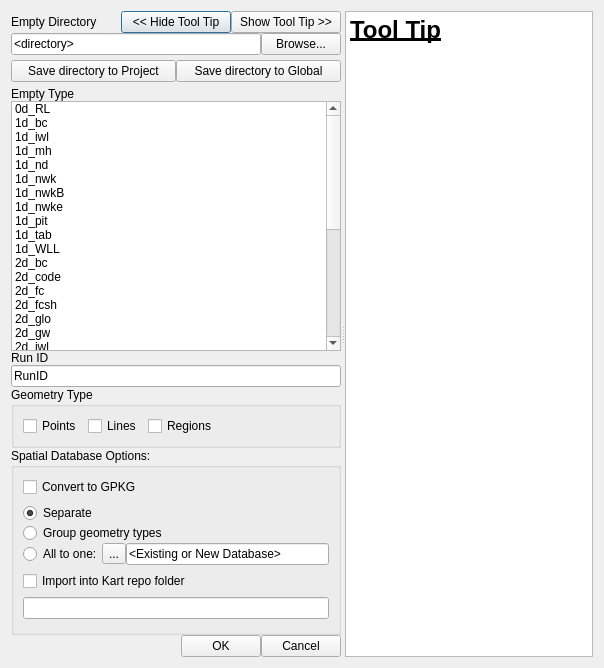
<?xml version="1.0" encoding="UTF-8"?>
<ui version="4.0">
 <class>tuflowqgis_import_empty</class>
 <widget class="QDialog" name="tuflowqgis_import_empty">
  <property name="geometry">
   <rect>
    <x>0</x>
    <y>0</y>
    <width>604</width>
    <height>668</height>
   </rect>
  </property>
  <property name="windowTitle">
   <string>Dialog</string>
  </property>
  <layout class="QVBoxLayout" name="verticalLayout_3">
   <item>
    <widget class="QSplitter" name="splitter">
     <property name="orientation">
      <enum>Qt::Horizontal</enum>
     </property>
     <widget class="QWidget" name="verticalLayoutWidget">
      <layout class="QVBoxLayout" name="verticalLayout">
       <property name="spacing">
        <number>0</number>
       </property>
       <item>
        <layout class="QHBoxLayout" name="horizontalLayout_17">
         <item>
          <widget class="QLabel" name="label1">
           <property name="text">
            <string>Empty Directory</string>
           </property>
          </widget>
         </item>
         <item>
          <widget class="QPushButton" name="pbHideToolTip">
           <property name="text">
            <string>&lt;&lt; Hide Tool Tip</string>
           </property>
          </widget>
         </item>
         <item>
          <widget class="QPushButton" name="pbShowToolTip">
           <property name="text">
            <string>Show Tool Tip &gt;&gt;</string>
           </property>
          </widget>
         </item>
        </layout>
       </item>
       <item>
        <layout class="QHBoxLayout" name="horizontalLayout">
         <item>
          <widget class="QLineEdit" name="emptydir">
           <property name="minimumSize">
            <size>
             <width>250</width>
             <height>0</height>
            </size>
           </property>
           <property name="text">
            <string>&lt;directory&gt;</string>
           </property>
           <property name="readOnly">
            <bool>false</bool>
           </property>
          </widget>
         </item>
         <item>
          <widget class="QPushButton" name="browsedir">
           <property name="text">
            <string>Browse...</string>
           </property>
          </widget>
         </item>
        </layout>
       </item>
       <item>
        <spacer name="verticalSpacer_2">
         <property name="orientation">
          <enum>Qt::Vertical</enum>
         </property>
         <property name="sizeType">
          <enum>QSizePolicy::Fixed</enum>
         </property>
         <property name="sizeHint" stdset="0">
          <size>
           <width>0</width>
           <height>5</height>
          </size>
         </property>
        </spacer>
       </item>
       <item>
        <layout class="QHBoxLayout" name="horizontalLayout_2">
         <item>
          <widget class="QPushButton" name="pbSaveToProject">
           <property name="text">
            <string>Save directory to Project</string>
           </property>
          </widget>
         </item>
         <item>
          <widget class="QPushButton" name="pbSaveToGlobal">
           <property name="text">
            <string>Save directory to Global</string>
           </property>
          </widget>
         </item>
        </layout>
       </item>
       <item>
        <spacer name="verticalSpacer_3">
         <property name="orientation">
          <enum>Qt::Vertical</enum>
         </property>
         <property name="sizeType">
          <enum>QSizePolicy::Fixed</enum>
         </property>
         <property name="sizeHint" stdset="0">
          <size>
           <width>0</width>
           <height>5</height>
          </size>
         </property>
        </spacer>
       </item>
       <item>
        <layout class="QHBoxLayout" name="horizontalLayout_3">
         <item>
          <widget class="QLabel" name="label2">
           <property name="text">
            <string>Empty Type</string>
           </property>
          </widget>
         </item>
        </layout>
       </item>
       <item>
        <layout class="QHBoxLayout" name="horizontalLayout_4">
         <item>
          <widget class="QListWidget" name="emptyType">
           <property name="minimumSize">
            <size>
             <width>0</width>
             <height>250</height>
            </size>
           </property>
           <property name="maximumSize">
            <size>
             <width>16777215</width>
             <height>16777215</height>
            </size>
           </property>
           <property name="baseSize">
            <size>
             <width>0</width>
             <height>0</height>
            </size>
           </property>
           <property name="selectionMode">
            <enum>QAbstractItemView::ExtendedSelection</enum>
           </property>
           <item>
            <property name="text">
             <string>0d_RL</string>
            </property>
           </item>
           <item>
            <property name="text">
             <string>1d_bc</string>
            </property>
           </item>
           <item>
            <property name="text">
             <string>1d_iwl</string>
            </property>
           </item>
           <item>
            <property name="text">
             <string>1d_mh</string>
            </property>
           </item>
           <item>
            <property name="text">
             <string>1d_nd</string>
            </property>
           </item>
           <item>
            <property name="text">
             <string>1d_nwk</string>
            </property>
           </item>
           <item>
            <property name="text">
             <string>1d_nwkB</string>
            </property>
           </item>
           <item>
            <property name="text">
             <string>1d_nwke</string>
            </property>
           </item>
           <item>
            <property name="text">
             <string>1d_pit</string>
            </property>
           </item>
           <item>
            <property name="text">
             <string>1d_tab</string>
            </property>
           </item>
           <item>
            <property name="text">
             <string>1d_WLL</string>
            </property>
           </item>
           <item>
            <property name="text">
             <string>2d_bc</string>
            </property>
           </item>
           <item>
            <property name="text">
             <string>2d_code</string>
            </property>
           </item>
           <item>
            <property name="text">
             <string>2d_fc</string>
            </property>
           </item>
           <item>
            <property name="text">
             <string>2d_fcsh</string>
            </property>
           </item>
           <item>
            <property name="text">
             <string>2d_glo</string>
            </property>
           </item>
           <item>
            <property name="text">
             <string>2d_gw</string>
            </property>
           </item>
           <item>
            <property name="text">
             <string>2d_iwl</string>
            </property>
           </item>
           <item>
            <property name="text">
             <string>2d_lfcsh</string>
            </property>
           </item>
           <item>
            <property name="text">
             <string>2d_loc</string>
            </property>
           </item>
           <item>
            <property name="text">
             <string>2d_lp</string>
            </property>
           </item>
           <item>
            <property name="text">
             <string>2d_mat</string>
            </property>
           </item>
           <item>
            <property name="text">
             <string>2d_oz</string>
            </property>
           </item>
           <item>
            <property name="text">
             <string>2d_po</string>
            </property>
           </item>
           <item>
            <property name="text">
             <string>2d_rf</string>
            </property>
           </item>
           <item>
            <property name="text">
             <string>2d_sa</string>
            </property>
           </item>
           <item>
            <property name="text">
             <string>2d_sa_rf</string>
            </property>
           </item>
           <item>
            <property name="text">
             <string>2d_sa_tr</string>
            </property>
           </item>
           <item>
            <property name="text">
             <string>2d_soil</string>
            </property>
           </item>
           <item>
            <property name="text">
             <string>2d_vzsh</string>
            </property>
           </item>
           <item>
            <property name="text">
             <string>2d_z__</string>
            </property>
           </item>
           <item>
            <property name="text">
             <string>2d_zsh</string>
            </property>
           </item>
           <item>
            <property name="text">
             <string>2d_zshr</string>
            </property>
           </item>
          </widget>
         </item>
        </layout>
       </item>
       <item>
        <layout class="QHBoxLayout" name="horizontalLayout_6">
         <item>
          <widget class="QLabel" name="label3">
           <property name="text">
            <string>Run ID</string>
           </property>
          </widget>
         </item>
        </layout>
       </item>
       <item>
        <layout class="QHBoxLayout" name="horizontalLayout_5">
         <item>
          <widget class="QLineEdit" name="txtRunID">
           <property name="text">
            <string>RunID</string>
           </property>
           <property name="readOnly">
            <bool>false</bool>
           </property>
          </widget>
         </item>
        </layout>
       </item>
       <item>
        <layout class="QHBoxLayout" name="horizontalLayout_7">
         <item>
          <widget class="QGroupBox" name="groupBox_2">
           <property name="title">
            <string>Geometry Type</string>
           </property>
           <layout class="QVBoxLayout" name="verticalLayout_5">
            <item>
             <layout class="QHBoxLayout" name="horizontalLayout_8">
              <item>
               <widget class="QCheckBox" name="checkPoint">
                <property name="text">
                 <string>Points</string>
                </property>
               </widget>
              </item>
              <item>
               <widget class="QCheckBox" name="checkLine">
                <property name="text">
                 <string>Lines</string>
                </property>
               </widget>
              </item>
              <item>
               <widget class="QCheckBox" name="checkRegion">
                <property name="text">
                 <string>Regions</string>
                </property>
               </widget>
              </item>
              <item>
               <spacer name="horizontalSpacer">
                <property name="orientation">
                 <enum>Qt::Horizontal</enum>
                </property>
                <property name="sizeHint" stdset="0">
                 <size>
                  <width>0</width>
                  <height>20</height>
                 </size>
                </property>
               </spacer>
              </item>
             </layout>
            </item>
           </layout>
          </widget>
         </item>
        </layout>
       </item>
       <item>
        <layout class="QHBoxLayout" name="horizontalLayout_9">
         <item>
          <widget class="QGroupBox" name="gbSpatialDatabaseOptions">
           <property name="title">
            <string>Spatial Database Options:</string>
           </property>
           <layout class="QVBoxLayout" name="verticalLayout_4">
            <property name="spacing">
             <number>6</number>
            </property>
            <item>
             <widget class="QCheckBox" name="cbConvertToDb">
              <property name="text">
               <string>Convert to GPKG</string>
              </property>
             </widget>
            </item>
            <item>
             <layout class="QVBoxLayout" name="verticalLayout_2">
              <property name="spacing">
               <number>0</number>
              </property>
              <item>
               <layout class="QHBoxLayout" name="horizontalLayout_10">
                <property name="spacing">
                 <number>0</number>
                </property>
                <item>
                 <widget class="QRadioButton" name="rbDatabaseSeparate">
                  <property name="text">
                   <string>Separate</string>
                  </property>
                  <property name="checked">
                   <bool>true</bool>
                  </property>
                  <attribute name="buttonGroup">
                   <string notr="true">buttonGroup</string>
                  </attribute>
                 </widget>
                </item>
               </layout>
              </item>
              <item>
               <layout class="QHBoxLayout" name="horizontalLayout_19">
                <property name="spacing">
                 <number>0</number>
                </property>
                <item>
                 <widget class="QRadioButton" name="rbDatabaseGrouped">
                  <property name="text">
                   <string>Group geometry types</string>
                  </property>
                  <attribute name="buttonGroup">
                   <string notr="true">buttonGroup</string>
                  </attribute>
                 </widget>
                </item>
               </layout>
              </item>
              <item>
               <layout class="QHBoxLayout" name="horizontalLayout_20">
                <property name="spacing">
                 <number>0</number>
                </property>
                <item>
                 <widget class="QRadioButton" name="rbDatabaseOne">
                  <property name="text">
                   <string>All to one:</string>
                  </property>
                  <attribute name="buttonGroup">
                   <string notr="true">buttonGroup</string>
                  </attribute>
                 </widget>
                </item>
                <item>
                 <layout class="QHBoxLayout" name="horizontalLayout_21">
                  <property name="spacing">
                   <number>0</number>
                  </property>
                  <item>
                   <widget class="QToolButton" name="btnDatabaseBrowse">
                    <property name="text">
                     <string>...</string>
                    </property>
                   </widget>
                  </item>
                  <item>
                   <widget class="QLineEdit" name="leDatabaseBrowse">
                    <property name="text">
                     <string>&lt;Existing or New Database&gt;</string>
                    </property>
                   </widget>
                  </item>
                 </layout>
                </item>
               </layout>
              </item>
             </layout>
            </item>
            <item>
             <widget class="QCheckBox" name="cb_import_into_kart">
              <property name="text">
               <string>Import into Kart repo folder</string>
              </property>
             </widget>
            </item>
            <item>
             <widget class="QLineEdit" name="le_kart_repo"/>
            </item>
            <item>
             <spacer name="verticalSpacer">
              <property name="orientation">
               <enum>Qt::Vertical</enum>
              </property>
              <property name="sizeHint" stdset="0">
               <size>
                <width>20</width>
                <height>40</height>
               </size>
              </property>
             </spacer>
            </item>
           </layout>
          </widget>
         </item>
        </layout>
       </item>
       <item>
        <layout class="QHBoxLayout" name="horizontalLayout_12">
         <item>
          <spacer name="horizontalSpacer_3">
           <property name="orientation">
            <enum>Qt::Horizontal</enum>
           </property>
           <property name="sizeHint" stdset="0">
            <size>
             <width>0</width>
             <height>20</height>
            </size>
           </property>
          </spacer>
         </item>
         <item>
          <widget class="QPushButton" name="pbOk">
           <property name="text">
            <string>OK</string>
           </property>
          </widget>
         </item>
         <item>
          <widget class="QPushButton" name="pbCancel">
           <property name="text">
            <string>Cancel</string>
           </property>
          </widget>
         </item>
        </layout>
       </item>
      </layout>
     </widget>
     <widget class="QWidget" name="verticalLayoutWidget_2">
      <layout class="QHBoxLayout" name="horizontalLayout_13">
       <item>
        <widget class="QTextBrowser" name="teToolTip">
         <property name="html">
          <string>&lt;!DOCTYPE HTML PUBLIC &quot;-//W3C//DTD HTML 4.0//EN&quot; &quot;http://www.w3.org/TR/REC-html40/strict.dtd&quot;&gt;
&lt;html&gt;&lt;head&gt;&lt;meta name=&quot;qrichtext&quot; content=&quot;1&quot; /&gt;&lt;style type=&quot;text/css&quot;&gt;
p, li { white-space: pre-wrap; }
&lt;/style&gt;&lt;/head&gt;&lt;body style=&quot; font-family:'MS Shell Dlg 2'; font-size:8.25pt; font-weight:400; font-style:normal;&quot;&gt;
&lt;p style=&quot; margin-top:0px; margin-bottom:0px; margin-left:0px; margin-right:0px; -qt-block-indent:0; text-indent:0px;&quot;&gt;&lt;span style=&quot; font-size:18pt; font-weight:600; text-decoration: underline;&quot;&gt;Tool Tip&lt;/span&gt;&lt;/p&gt;&lt;/body&gt;&lt;/html&gt;</string>
         </property>
         <property name="openExternalLinks">
          <bool>true</bool>
         </property>
        </widget>
       </item>
      </layout>
     </widget>
    </widget>
   </item>
  </layout>
 </widget>
 <tabstops>
  <tabstop>pbOk</tabstop>
  <tabstop>pbCancel</tabstop>
  <tabstop>pbHideToolTip</tabstop>
  <tabstop>pbShowToolTip</tabstop>
  <tabstop>emptydir</tabstop>
  <tabstop>browsedir</tabstop>
  <tabstop>pbSaveToProject</tabstop>
  <tabstop>pbSaveToGlobal</tabstop>
  <tabstop>emptyType</tabstop>
  <tabstop>txtRunID</tabstop>
  <tabstop>checkPoint</tabstop>
  <tabstop>checkLine</tabstop>
  <tabstop>checkRegion</tabstop>
  <tabstop>cbConvertToDb</tabstop>
  <tabstop>rbDatabaseSeparate</tabstop>
  <tabstop>rbDatabaseGrouped</tabstop>
  <tabstop>rbDatabaseOne</tabstop>
  <tabstop>btnDatabaseBrowse</tabstop>
  <tabstop>leDatabaseBrowse</tabstop>
  <tabstop>cb_import_into_kart</tabstop>
  <tabstop>le_kart_repo</tabstop>
  <tabstop>teToolTip</tabstop>
 </tabstops>
 <resources/>
 <connections/>
 <buttongroups>
  <buttongroup name="buttonGroup"/>
 </buttongroups>
</ui>
